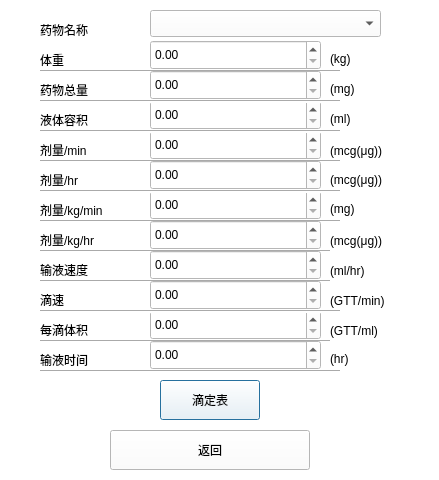
<?xml version="1.0" encoding="UTF-8"?>
<ui version="4.0">
 <class>Dialog_patient_drug</class>
 <widget class="QDialog" name="Dialog_patient_drug">
  <property name="geometry">
   <rect>
    <x>0</x>
    <y>0</y>
    <width>439</width>
    <height>480</height>
   </rect>
  </property>
  <property name="windowTitle">
   <string>药物计算</string>
  </property>
  <property name="styleSheet">
   <string notr="true">background-color: rgb(255, 255, 255);</string>
  </property>
  <widget class="QLabel" name="label_2">
   <property name="geometry">
    <rect>
     <x>40</x>
     <y>50</y>
     <width>68</width>
     <height>20</height>
    </rect>
   </property>
   <property name="text">
    <string>体重</string>
   </property>
  </widget>
  <widget class="QDoubleSpinBox" name="dspinb_meiditiji">
   <property name="geometry">
    <rect>
     <x>150</x>
     <y>310</y>
     <width>171</width>
     <height>30</height>
    </rect>
   </property>
  </widget>
  <widget class="QDoubleSpinBox" name="dspinb_jiliang_k_min">
   <property name="geometry">
    <rect>
     <x>150</x>
     <y>190</y>
     <width>171</width>
     <height>30</height>
    </rect>
   </property>
  </widget>
  <widget class="QLabel" name="label_7">
   <property name="geometry">
    <rect>
     <x>40</x>
     <y>200</y>
     <width>101</width>
     <height>20</height>
    </rect>
   </property>
   <property name="text">
    <string>剂量/kg/min</string>
   </property>
  </widget>
  <widget class="QLabel" name="label_15">
   <property name="geometry">
    <rect>
     <x>330</x>
     <y>110</y>
     <width>68</width>
     <height>17</height>
    </rect>
   </property>
   <property name="text">
    <string>(ml)</string>
   </property>
  </widget>
  <widget class="QLabel" name="label_22">
   <property name="geometry">
    <rect>
     <x>330</x>
     <y>200</y>
     <width>68</width>
     <height>17</height>
    </rect>
   </property>
   <property name="text">
    <string>(mg)</string>
   </property>
  </widget>
  <widget class="QPushButton" name="m_btn_diding">
   <property name="geometry">
    <rect>
     <x>160</x>
     <y>380</y>
     <width>100</width>
     <height>40</height>
    </rect>
   </property>
   <property name="text">
    <string>滴定表</string>
   </property>
  </widget>
  <widget class="QLabel" name="label_14">
   <property name="geometry">
    <rect>
     <x>330</x>
     <y>80</y>
     <width>68</width>
     <height>17</height>
    </rect>
   </property>
   <property name="text">
    <string>(mg)</string>
   </property>
  </widget>
  <widget class="QLabel" name="label_8">
   <property name="geometry">
    <rect>
     <x>40</x>
     <y>230</y>
     <width>81</width>
     <height>20</height>
    </rect>
   </property>
   <property name="text">
    <string>剂量/kg/hr</string>
   </property>
  </widget>
  <widget class="Line" name="line_6">
   <property name="geometry">
    <rect>
     <x>40</x>
     <y>220</y>
     <width>300</width>
     <height>3</height>
    </rect>
   </property>
   <property name="orientation">
    <enum>Qt::Horizontal</enum>
   </property>
  </widget>
  <widget class="Line" name="line_8">
   <property name="geometry">
    <rect>
     <x>40</x>
     <y>280</y>
     <width>300</width>
     <height>3</height>
    </rect>
   </property>
   <property name="orientation">
    <enum>Qt::Horizontal</enum>
   </property>
  </widget>
  <widget class="QDoubleSpinBox" name="dspinb_yetirongji">
   <property name="geometry">
    <rect>
     <x>150</x>
     <y>100</y>
     <width>171</width>
     <height>30</height>
    </rect>
   </property>
  </widget>
  <widget class="QLabel" name="label_3">
   <property name="geometry">
    <rect>
     <x>40</x>
     <y>80</y>
     <width>68</width>
     <height>20</height>
    </rect>
   </property>
   <property name="text">
    <string>药物总量</string>
   </property>
  </widget>
  <widget class="Line" name="line_10">
   <property name="geometry">
    <rect>
     <x>40</x>
     <y>340</y>
     <width>300</width>
     <height>3</height>
    </rect>
   </property>
   <property name="orientation">
    <enum>Qt::Horizontal</enum>
   </property>
  </widget>
  <widget class="QLabel" name="label_21">
   <property name="geometry">
    <rect>
     <x>330</x>
     <y>170</y>
     <width>71</width>
     <height>20</height>
    </rect>
   </property>
   <property name="text">
    <string>(mcg(μg))</string>
   </property>
  </widget>
  <widget class="QLabel" name="label_20">
   <property name="geometry">
    <rect>
     <x>330</x>
     <y>350</y>
     <width>68</width>
     <height>17</height>
    </rect>
   </property>
   <property name="text">
    <string>(hr)</string>
   </property>
  </widget>
  <widget class="QLabel" name="label_12">
   <property name="geometry">
    <rect>
     <x>40</x>
     <y>350</y>
     <width>68</width>
     <height>20</height>
    </rect>
   </property>
   <property name="text">
    <string>输液时间</string>
   </property>
  </widget>
  <widget class="QDoubleSpinBox" name="dspinb_shuyeshijian">
   <property name="geometry">
    <rect>
     <x>150</x>
     <y>340</y>
     <width>171</width>
     <height>30</height>
    </rect>
   </property>
  </widget>
  <widget class="QLabel" name="label_19">
   <property name="geometry">
    <rect>
     <x>330</x>
     <y>320</y>
     <width>71</width>
     <height>21</height>
    </rect>
   </property>
   <property name="text">
    <string>(GTT/ml)</string>
   </property>
  </widget>
  <widget class="QDoubleSpinBox" name="dspinb_jiliang_min">
   <property name="geometry">
    <rect>
     <x>150</x>
     <y>130</y>
     <width>171</width>
     <height>30</height>
    </rect>
   </property>
  </widget>
  <widget class="QLabel" name="label">
   <property name="geometry">
    <rect>
     <x>40</x>
     <y>20</y>
     <width>68</width>
     <height>20</height>
    </rect>
   </property>
   <property name="text">
    <string>药物名称</string>
   </property>
  </widget>
  <widget class="QLabel" name="label_5">
   <property name="geometry">
    <rect>
     <x>40</x>
     <y>140</y>
     <width>68</width>
     <height>20</height>
    </rect>
   </property>
   <property name="text">
    <string>剂量/min</string>
   </property>
  </widget>
  <widget class="QLabel" name="label_13">
   <property name="geometry">
    <rect>
     <x>330</x>
     <y>50</y>
     <width>68</width>
     <height>17</height>
    </rect>
   </property>
   <property name="text">
    <string>(kg)</string>
   </property>
  </widget>
  <widget class="QComboBox" name="combb_yaowumingcheng">
   <property name="geometry">
    <rect>
     <x>150</x>
     <y>10</y>
     <width>231</width>
     <height>27</height>
    </rect>
   </property>
   <property name="currentIndex">
    <number>-1</number>
   </property>
   <property name="maxVisibleItems">
    <number>20</number>
   </property>
  </widget>
  <widget class="QLabel" name="label_11">
   <property name="geometry">
    <rect>
     <x>40</x>
     <y>320</y>
     <width>68</width>
     <height>20</height>
    </rect>
   </property>
   <property name="text">
    <string>每滴体积</string>
   </property>
  </widget>
  <widget class="Line" name="line_3">
   <property name="geometry">
    <rect>
     <x>40</x>
     <y>130</y>
     <width>300</width>
     <height>3</height>
    </rect>
   </property>
   <property name="orientation">
    <enum>Qt::Horizontal</enum>
   </property>
  </widget>
  <widget class="QDoubleSpinBox" name="dspinb_tizhong">
   <property name="geometry">
    <rect>
     <x>150</x>
     <y>40</y>
     <width>171</width>
     <height>30</height>
    </rect>
   </property>
  </widget>
  <widget class="QLabel" name="label_18">
   <property name="geometry">
    <rect>
     <x>330</x>
     <y>290</y>
     <width>71</width>
     <height>21</height>
    </rect>
   </property>
   <property name="text">
    <string>(GTT/min)</string>
   </property>
  </widget>
  <widget class="QLabel" name="label_10">
   <property name="geometry">
    <rect>
     <x>40</x>
     <y>290</y>
     <width>68</width>
     <height>20</height>
    </rect>
   </property>
   <property name="text">
    <string>滴速</string>
   </property>
  </widget>
  <widget class="QLabel" name="label_17">
   <property name="geometry">
    <rect>
     <x>330</x>
     <y>260</y>
     <width>68</width>
     <height>21</height>
    </rect>
   </property>
   <property name="text">
    <string>(ml/hr)</string>
   </property>
  </widget>
  <widget class="Line" name="line_2">
   <property name="geometry">
    <rect>
     <x>40</x>
     <y>100</y>
     <width>300</width>
     <height>3</height>
    </rect>
   </property>
   <property name="orientation">
    <enum>Qt::Horizontal</enum>
   </property>
  </widget>
  <widget class="QLabel" name="label_9">
   <property name="geometry">
    <rect>
     <x>40</x>
     <y>260</y>
     <width>68</width>
     <height>20</height>
    </rect>
   </property>
   <property name="text">
    <string>输液速度 </string>
   </property>
  </widget>
  <widget class="QLabel" name="label_16">
   <property name="geometry">
    <rect>
     <x>330</x>
     <y>140</y>
     <width>71</width>
     <height>21</height>
    </rect>
   </property>
   <property name="text">
    <string>(mcg(μg))</string>
   </property>
  </widget>
  <widget class="Line" name="line_7">
   <property name="geometry">
    <rect>
     <x>40</x>
     <y>250</y>
     <width>300</width>
     <height>3</height>
    </rect>
   </property>
   <property name="orientation">
    <enum>Qt::Horizontal</enum>
   </property>
  </widget>
  <widget class="Line" name="line_9">
   <property name="geometry">
    <rect>
     <x>40</x>
     <y>310</y>
     <width>300</width>
     <height>3</height>
    </rect>
   </property>
   <property name="orientation">
    <enum>Qt::Horizontal</enum>
   </property>
  </widget>
  <widget class="Line" name="line_5">
   <property name="geometry">
    <rect>
     <x>40</x>
     <y>190</y>
     <width>300</width>
     <height>3</height>
    </rect>
   </property>
   <property name="orientation">
    <enum>Qt::Horizontal</enum>
   </property>
  </widget>
  <widget class="Line" name="line_11">
   <property name="geometry">
    <rect>
     <x>40</x>
     <y>370</y>
     <width>300</width>
     <height>3</height>
    </rect>
   </property>
   <property name="orientation">
    <enum>Qt::Horizontal</enum>
   </property>
  </widget>
  <widget class="QLabel" name="label_6">
   <property name="geometry">
    <rect>
     <x>40</x>
     <y>170</y>
     <width>61</width>
     <height>20</height>
    </rect>
   </property>
   <property name="text">
    <string>剂量/hr</string>
   </property>
  </widget>
  <widget class="QLabel" name="label_4">
   <property name="geometry">
    <rect>
     <x>40</x>
     <y>110</y>
     <width>68</width>
     <height>20</height>
    </rect>
   </property>
   <property name="text">
    <string>液体容积</string>
   </property>
  </widget>
  <widget class="QDoubleSpinBox" name="dspinb_disu">
   <property name="geometry">
    <rect>
     <x>150</x>
     <y>280</y>
     <width>171</width>
     <height>30</height>
    </rect>
   </property>
  </widget>
  <widget class="QDoubleSpinBox" name="dspinb_shuyesudu">
   <property name="geometry">
    <rect>
     <x>150</x>
     <y>250</y>
     <width>171</width>
     <height>30</height>
    </rect>
   </property>
  </widget>
  <widget class="Line" name="line">
   <property name="geometry">
    <rect>
     <x>40</x>
     <y>70</y>
     <width>300</width>
     <height>3</height>
    </rect>
   </property>
   <property name="orientation">
    <enum>Qt::Horizontal</enum>
   </property>
  </widget>
  <widget class="Line" name="line_4">
   <property name="geometry">
    <rect>
     <x>40</x>
     <y>160</y>
     <width>300</width>
     <height>3</height>
    </rect>
   </property>
   <property name="orientation">
    <enum>Qt::Horizontal</enum>
   </property>
  </widget>
  <widget class="QPushButton" name="m_btn_return">
   <property name="geometry">
    <rect>
     <x>110</x>
     <y>430</y>
     <width>200</width>
     <height>40</height>
    </rect>
   </property>
   <property name="text">
    <string>返回</string>
   </property>
  </widget>
  <widget class="QDoubleSpinBox" name="dspinb_yaowuzongliang">
   <property name="geometry">
    <rect>
     <x>150</x>
     <y>70</y>
     <width>171</width>
     <height>30</height>
    </rect>
   </property>
  </widget>
  <widget class="QDoubleSpinBox" name="dspinb_jiliang_k_hr">
   <property name="geometry">
    <rect>
     <x>150</x>
     <y>220</y>
     <width>171</width>
     <height>30</height>
    </rect>
   </property>
  </widget>
  <widget class="QLabel" name="label_23">
   <property name="geometry">
    <rect>
     <x>330</x>
     <y>230</y>
     <width>71</width>
     <height>21</height>
    </rect>
   </property>
   <property name="text">
    <string>(mcg(μg))</string>
   </property>
  </widget>
  <widget class="QDoubleSpinBox" name="dspinb_jiliang_hr">
   <property name="geometry">
    <rect>
     <x>150</x>
     <y>160</y>
     <width>171</width>
     <height>30</height>
    </rect>
   </property>
  </widget>
 </widget>
 <resources/>
 <connections/>
</ui>
